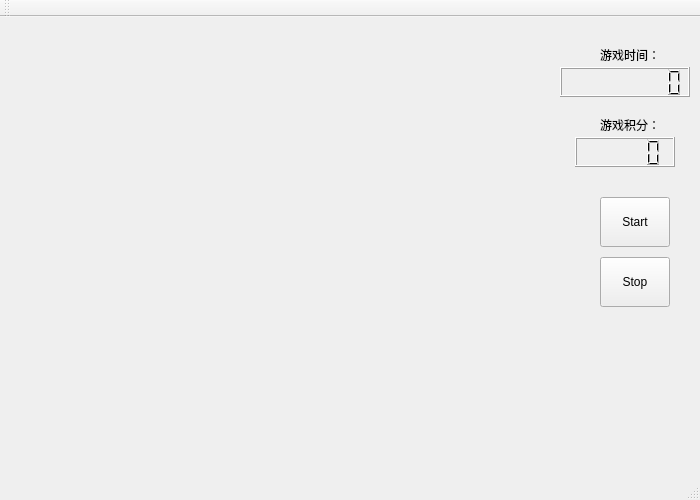
<?xml version="1.0" encoding="UTF-8"?>
<ui version="4.0">
 <class>MainWindow</class>
 <widget class="QMainWindow" name="MainWindow">
  <property name="geometry">
   <rect>
    <x>0</x>
    <y>0</y>
    <width>700</width>
    <height>500</height>
   </rect>
  </property>
  <property name="windowTitle">
   <string>MainWindow</string>
  </property>
  <widget class="QWidget" name="centralWidget">
   <widget class="QPushButton" name="btn_start">
    <property name="geometry">
     <rect>
      <x>600</x>
      <y>180</y>
      <width>70</width>
      <height>50</height>
     </rect>
    </property>
    <property name="text">
     <string>Start</string>
    </property>
   </widget>
   <widget class="QPushButton" name="btn_stop">
    <property name="geometry">
     <rect>
      <x>600</x>
      <y>240</y>
      <width>70</width>
      <height>50</height>
     </rect>
    </property>
    <property name="text">
     <string>Stop</string>
    </property>
   </widget>
   <widget class="QLCDNumber" name="lcd_time">
    <property name="geometry">
     <rect>
      <x>560</x>
      <y>50</y>
      <width>130</width>
      <height>30</height>
     </rect>
    </property>
    <property name="digitCount">
     <number>8</number>
    </property>
   </widget>
   <widget class="QLCDNumber" name="lcd_score">
    <property name="geometry">
     <rect>
      <x>575</x>
      <y>120</y>
      <width>100</width>
      <height>30</height>
     </rect>
    </property>
    <property name="digitCount">
     <number>5</number>
    </property>
   </widget>
   <widget class="QLabel" name="label">
    <property name="geometry">
     <rect>
      <x>600</x>
      <y>30</y>
      <width>59</width>
      <height>16</height>
     </rect>
    </property>
    <property name="text">
     <string>游戏时间：</string>
    </property>
   </widget>
   <widget class="QLabel" name="label_2">
    <property name="geometry">
     <rect>
      <x>600</x>
      <y>100</y>
      <width>59</width>
      <height>16</height>
     </rect>
    </property>
    <property name="text">
     <string>游戏积分：</string>
    </property>
   </widget>
  </widget>
  <widget class="QMenuBar" name="menuBar">
   <property name="geometry">
    <rect>
     <x>0</x>
     <y>0</y>
     <width>700</width>
     <height>22</height>
    </rect>
   </property>
  </widget>
  <widget class="QToolBar" name="mainToolBar">
   <attribute name="toolBarArea">
    <enum>TopToolBarArea</enum>
   </attribute>
   <attribute name="toolBarBreak">
    <bool>false</bool>
   </attribute>
  </widget>
  <widget class="QStatusBar" name="statusBar"/>
 </widget>
 <layoutdefault spacing="6" margin="11"/>
 <resources/>
 <connections/>
</ui>
